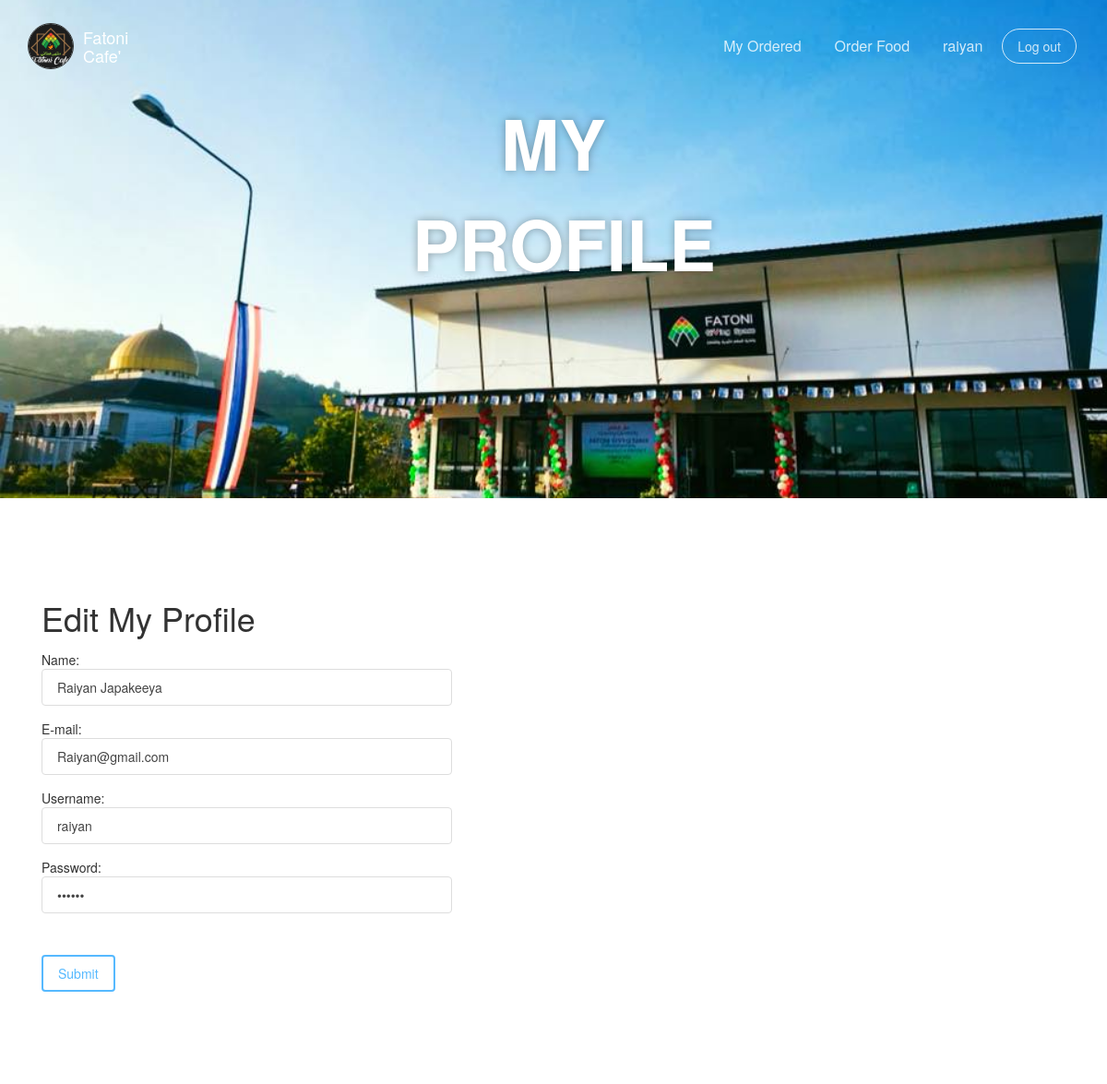
/profile_cus.php (signed in), run on the app's committed database.
### tables this page shows
CREATE TABLE `customer` (
  `ID_C` int(5) UNSIGNED ZEROFILL NOT NULL,
  `name_c` varchar(30) NOT NULL,
  `email_c` varchar(30) NOT NULL,
  `username_c` varchar(30) NOT NULL,
  `password_c` varchar(30) NOT NULL,
  `gender_c` varchar(10) NOT NULL
);

### profile_cus.php (the view, shortened to what this page needs)
<?php
$servername = "localhost";
$server_user = "root";
$server_pass = "";
$dbname = "ftucafe";
$id_c = $_SESSION['ID_C'];
$con = new mysqli($servername, $server_user, $server_pass, $dbname);
$result = mysqli_query($con, "SELECT * FROM customer where ID_C = $id_c");
while($row = mysqli_fetch_array($result)){
$fullname = $row['name_c'];
$email = $row['email_c'];
$username = $row['username_c'];
$password = $row['password_c'];
}
?>
<!doctype html>
<html lang="en">
<head>
    <link href="bootstrap3/css/bootstrap.css" rel="stylesheet" />
	<link href="assets/css/gsdk.css" rel="stylesheet" />
    <link href="assets/css/demo.css" rel="stylesheet" />
    <link href="bootstrap3/css/font-awesome.css" rel="stylesheet">
</head>
<body>
<div id="navbar-full">
    <div class="container">
        <nav class="navbar navbar-ct-blue navbar-transparent navbar-fixed-top" role="navigation">
          <div class="container">
            <div class="navbar-header">
                <a href="https://is.gd/nXt8pN">
                     <div class="logo-container">
                        <div class="logo">
                            <img src="assets/img/new_logo.jpg">
                        </div>
                        <div class="brand">
                            Fatoni Cafe'
                        </div>
                    </div>
                </a>
            </div>
            <div class="collapse navbar-collapse" id="bs-example-navbar-collapse-1">
              <ul class="nav navbar-nav navbar-right">
                    <li><a href="orderconfirm.php">My Ordered</a></li>
                    <li><a href="orderfood.php">Order Food</a></li>
                    <li><a href="profile_cus.php"><?php echo $username;?></a></li>
                    <li><a href="http://localhost/food/home.php" class="btn btn-round btn-default">Log out</a></li>
               </ul>
            </div>
          </div>
        </nav>
    </div>
    <div class='blurred-container'>
        <div class="motto">
            <div>MY PROFILE</div>
        </div>
        <div class="img-src" style="background-image: url('assets/img/cover.jpg')"></div>
    </div>
</div>
<div class="main">
    <div class="container tim-container">
<div class="space-30"></div>
        <div id="images">
            <div class="tim-title"></div><br>
                <div class="col-md-6 col-sm-6">
      <h2>Edit My Profile</h2>
      <form method="post" action="router/details-router.php">
      <div class="row">
          <div class="col-sm-10">
              <div class="form-group">
                  Name: <input type="text" name="fullname" id="fullname"  class="form-control" value="<?php echo $fullname;?>" />
              </div>
          </div>
      </div>
      <div class="row">
          <div class="col-sm-10">
              <div class="form-group">
                  E-mail: <input type="text" name="email" id="email" class="form-control" value="<?php echo $email;?>"/>
              </div>
          </div>
      </div>
      <div class="row">
          <div class="col-sm-10">
              <div class="form-group">
                  Username: <input type="text" name="username" id="username" class="form-control" value="<?php echo $username;?>" />
              </div>
          </div>
      </div>
      <div class="row">
          <div class="col-sm-10">
              <div class="form-group">
                  Password: <input type="password" name="password" id="password" class="form-control" value="<?php echo $password;?>"/>
              </div>
          </div>
      </div>
      <div class="space-30"></div>
      <input class="btn btn-info" type="submit" name="submit" value="Submit" />
       <div class="space-100"></div>
      </form>
                    </div>
                </div>
    </div>
</div>
</html>

### assets/css/gsdk.css (style rules this page uses)
h1, .h1, h2, .h2, h3, .h3, h4, .h4, h5, .h5, h6, .h6, p, .navbar, .brand, .btn-simple, a, .td-name, td { -moz-osx-font-smoothing: grayscale; -webkit-font-smoothing: antialiased; font-family: "Helvetica Neue","Open Sans",Arial,sans-serif; }
h1, .h1, h2, .h2, h3, .h3, h4, .h4 { font-weight: 400; margin: 30px 0 15px; }
h2, .h2 { font-size: 36px; }
body { font-family: "Helvetica Neue","Open Sans",Arial,sans-serif; }
.main { background-color: #FFFFFF; position: relative; }
a { color: #2CA8FF; }
.form-control, .input-group-addon, .tagsinput, .navbar, .navbar .alert { -webkit-transition: all 300ms linear; -moz-transition: all 300ms linear; -o-transition: all 300ms linear; -ms-transition: all 300ms linear; transition: all 300ms linear; }
.btn { border-width: 2px; background-color: transparent; font-weight: 400; opacity: 0.8; filter: alpha(opacity=80); padding: 8px 16px; border-color: #888888; color: #888888; }
.btn-info { border-color: #2CA8FF; color: #2CA8FF; }
.btn-round { border-width: 1px; border-radius: 30px !important; padding: 9px 18px; }
.form-control { background-color: #FFFFFF; border: 1px solid #DDDDDD; border-radius: 4px; color: #444444; padding: 8px 16px; height: 40px; -webkit-box-shadow: none; box-shadow: none; }
.navbar { border: 0; font-size: 16px; transition: all 0.4s; -webkit-transition: all 0.4s; }
.navbar .navbar-nav > li > a { padding: 10px 15px; margin: 15px 3px; }
.navbar .navbar-nav > li > a.btn { margin: 15px 3px; padding: 8px 16px; }
.navbar .navbar-nav > li > a.btn-round { margin: 16px 3px; }
.navbar .btn { margin: 15px 3px; font-size: 14px; }
.navbar-transparent .navbar-nav > li > a:not(.btn), .navbar-transparent .navbar-nav > li > a.btn-default, [class*="navbar-ct"] .navbar-nav > li > a:not(.btn), [class*="navbar-ct"] .navbar-nav > li > a.btn-default { color: #FFFFFF; border-color: #FFFFFF; opacity: 0.8; filter: alpha(opacity=80); }
.navbar-transparent .btn-default, [class*="navbar-ct"] .btn-default { color: #FFFFFF; border-color: #FFFFFF; }
.navbar-ct-blue { background-color: rgba(52, 172, 220, 0.98); }
.navbar-transparent { padding-top: 15px; background-color: transparent; border-bottom: 1px solid transparent; }

### assets/css/demo.css (style rules this page uses)
.tim-container { background: #ffffff; }
#navbar-full .navbar { border-radius: 0 !important; margin-bottom: 0; }
.main { background-color: #FFFFFF; }
.space-100 { height: 100px; display: block; width: 100%; }
.space-30 { height: 30px; display: block; }
.blurred-container { position:relative; width:100%; height:540px; top:0; left:0; }
.blurred-container > .img-src { position:fixed; width:100%; height:540px; background-repeat:no-repeat; background-size:cover; background-position: center center; }
.logo-container { margin-top: 10px; }
.logo-container .logo { overflow: hidden; border-radius: 50%; border: 1px solid #333333; height: 50px; width: 50px; float: left; }
.logo-container .logo img { width: 100%; }
.logo-container .brand { font-size: 18px; color: #FFFFFF; float: left; height: 50px; line-height: 20px; margin-left: 10px; margin-top: 5px; width: 60px; }
.blurred-container .motto { color: #FFFFFF; font-size: 76px; font-weight: 600; text-align: center; text-shadow: 0 0 10px rgba(0, 0, 0, 0.33); text-transform: uppercase; top: 100px; z-index: 3; display: block; margin: 0 auto; position: relative; width: 306px; height: 0; }
.main { background-color: #FFFFFF; position: relative; }

### data on the page
customer: username_c "raiyan", fullname "Raiyan Japakeeya", email "Raiyan@gmail.com", username "raiyan"
